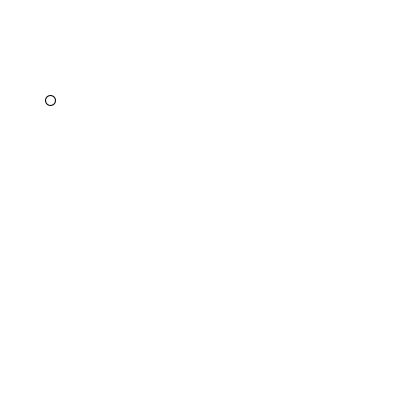
Frame 1 (no input)
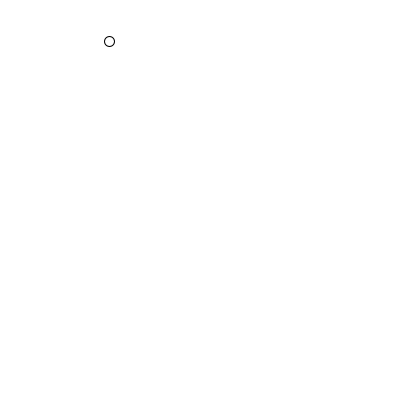
Frame 60 (the mouse pressed at the canvas centre just before this capture)
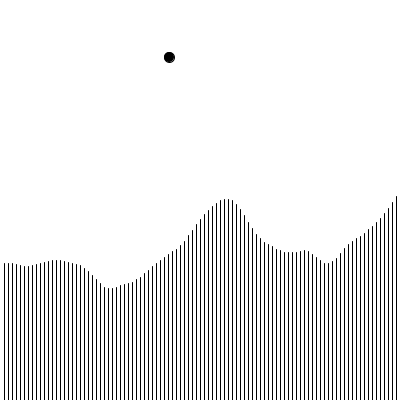
Frame 120 (the mouse held since frame 60 and released just before this capture)

The Processing sketch that drew these frames (run headless with seeded random() and noise(); from frame 60 on, the mouse is pressed at the canvas centre):

// Processing sketch: processing_136026
// ── processing_136026.pde

//Diego Rodriguez, week 4, CC Spring 2014, Rory S.
// HW_Week4


//lines
int line_x;
int n = 100;
float line_y = 0.05;
float noiseY;

//ball
int ball_x = 50;
int ball_y = 100;
int ball_x_direction = 1;
int ball_y_direction = -1;
float easing = 0.05;



void setup() {
  size(400, 400);
}

void draw() {
  background(255);
  ellipse( ball_x, ball_y, 10, 10);
  ball_x = ball_x + ball_x_direction;
  ball_y = ball_y + ball_y_direction;


  if ( ball_y <= 0 ) {
    ball_y_direction = 3;
  }
  else if ( ball_y >= 400 ) {
    ball_y_direction = -9;
  }

  if ( ball_x <= 0 ) {
    ball_x_direction = 9;
  }
  else if ( ball_x >= 400 ) {
    ball_x_direction = -5;
  }

  if ( ball_x >= 400 ) {
    ellipse(200, 200, 350, 350);
  }
  else if ( ball_x <= 0 ) {
    ellipse(200, 200, 350, 350);
  }
  if ( ball_y >= 400 ) {
    triangle(20, 380, 200, 20, 380, 380);
  }
  else if ( ball_y <= 0 ) {
    fill(255, 10);
    triangle(20, 20, 200, 380, 380, 20);
  }

  if ( mousePressed ) {
    fill(0);
    for (int i = 1; i < n; i++) {
      line_y += 0.02;//increment every time it runs by .02
      line_x = i* (width/n);//starts at 1 through 99, multiplied by width of window/#of bars = distribute evenly acroos window
      noiseY = noise(line_y) * height;
      line(line_x, height, line_x, noiseY);
    }
  }
  else  if (keyPressed) {
    fill(255);
  }
}
